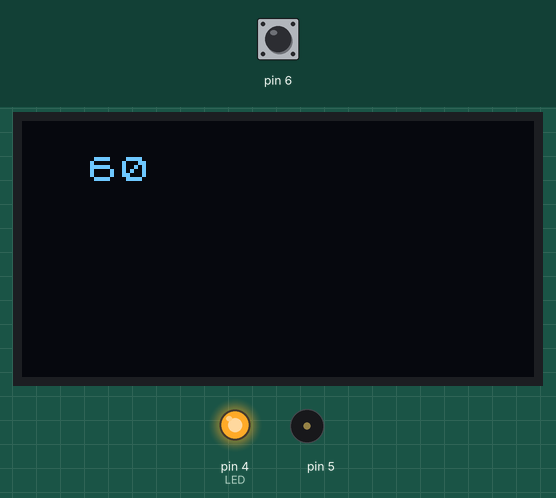
This sketch was run on a simulated Arduino Uno, built with avr-gcc and run on an emulated ATmega328P. Parts: 128×64 one-colour display, output pins drawn as LEDs (lit = HIGH), buzzer (waves = sounding). Inputs (shaded band) come from the test bench; at power-on: pin 6 HIGH.

Above: at 1.6 s.
1.7 s: pin 6 pulsed LOW 2 times (0.12 s each, 0.3 s apart)
At 2.6 s:
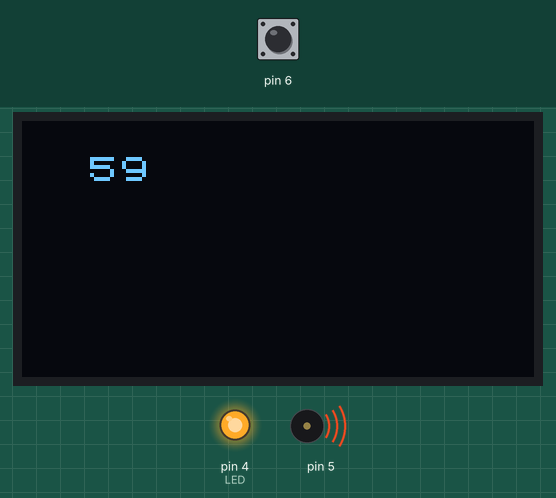
At 4.6 s:
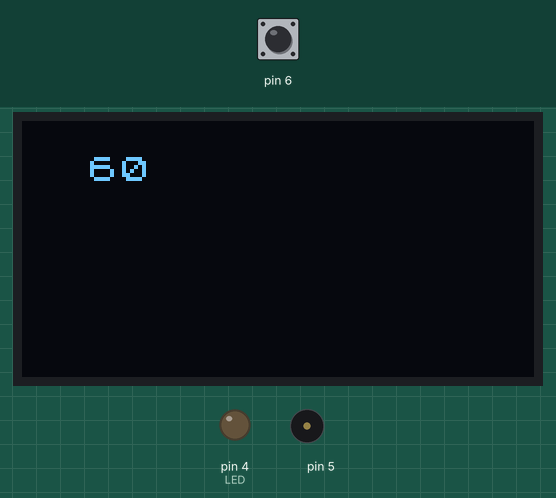
Timing chart, 0 to 6.1 s (numbered marks = the images above; inputs shaded):
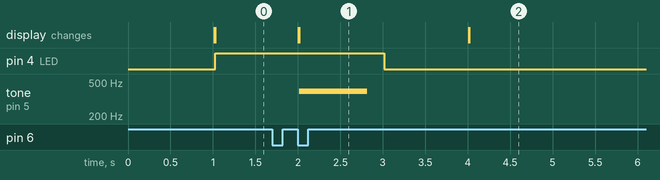

The sketch:

Sketch4_4.ino
```cpp
// Sketch4_4.ino
// OLEDディスプレイの準備
#include "U8x8lib.h"
U8X8_SSD1306_128X64_ALT0_HW_I2C u8x8(/* reset=*/U8X8_PIN_NONE);

int timerMode = 0;        // モード管理
int btnStatus = LOW;      // ボタン状態
int setTime = 60;         // カウント時間の設定
int countTime = setTime;  // カウントの管理
// 時間の管理
unsigned long measureTime = millis();

void setup() {
  pinMode(6, INPUT);   // ボタン
  pinMode(4, OUTPUT);  // LED
  // OLEDディスプレイの初期化
  u8x8.begin();
  u8x8.setFlipMode(1);
  u8x8.setFont(u8x8_font_chroma48medium8_r);
  u8x8.clear();
}

void loop() {
  if (digitalRead(6) == LOW) {
    btnStatus = LOW;  // 直前のボタン状態を記録
  } else {
    delay(10);
    // ボタンが押されたら10ミリ秒待って再度確認
    // 直前までボタンが押されていなかったことを確認
    if (digitalRead(6) == HIGH && btnStatus == LOW) {
      // モードの切り替え
      timerMode++;
      if (3 <= timerMode) {
        timerMode = 0;
      }
      btnStatus = HIGH;  // 直前のボタン状態をHIGHで記録
    }
  }
  // 1秒ごとの処理
  if (1000 <= (millis() - measureTime)) {
    measureTime += 1000;
    u8x8.setCursor(2, 1);
    u8x8.print(countTime);
    u8x8.print(" ");
    // モード0の処理
    if (timerMode == 0) {
      digitalWrite(4, LOW);
      countTime = setTime;
    }
    // モード1の処理
    if (timerMode == 1) {
      digitalWrite(4, !digitalRead(4));
      countTime--;
      if (countTime == 0) {
        timerMode = 2;
      }
    }
    // モード2の処理
    if (timerMode == 2) {
      tone(5, 392, 800);
      digitalWrite(4, HIGH);
    }
  }
}
```

Measured:
- after the input at 1.7 s, tone on pin 5: silent → 392 Hz after 0.32 s, → silent 0.80 s later
